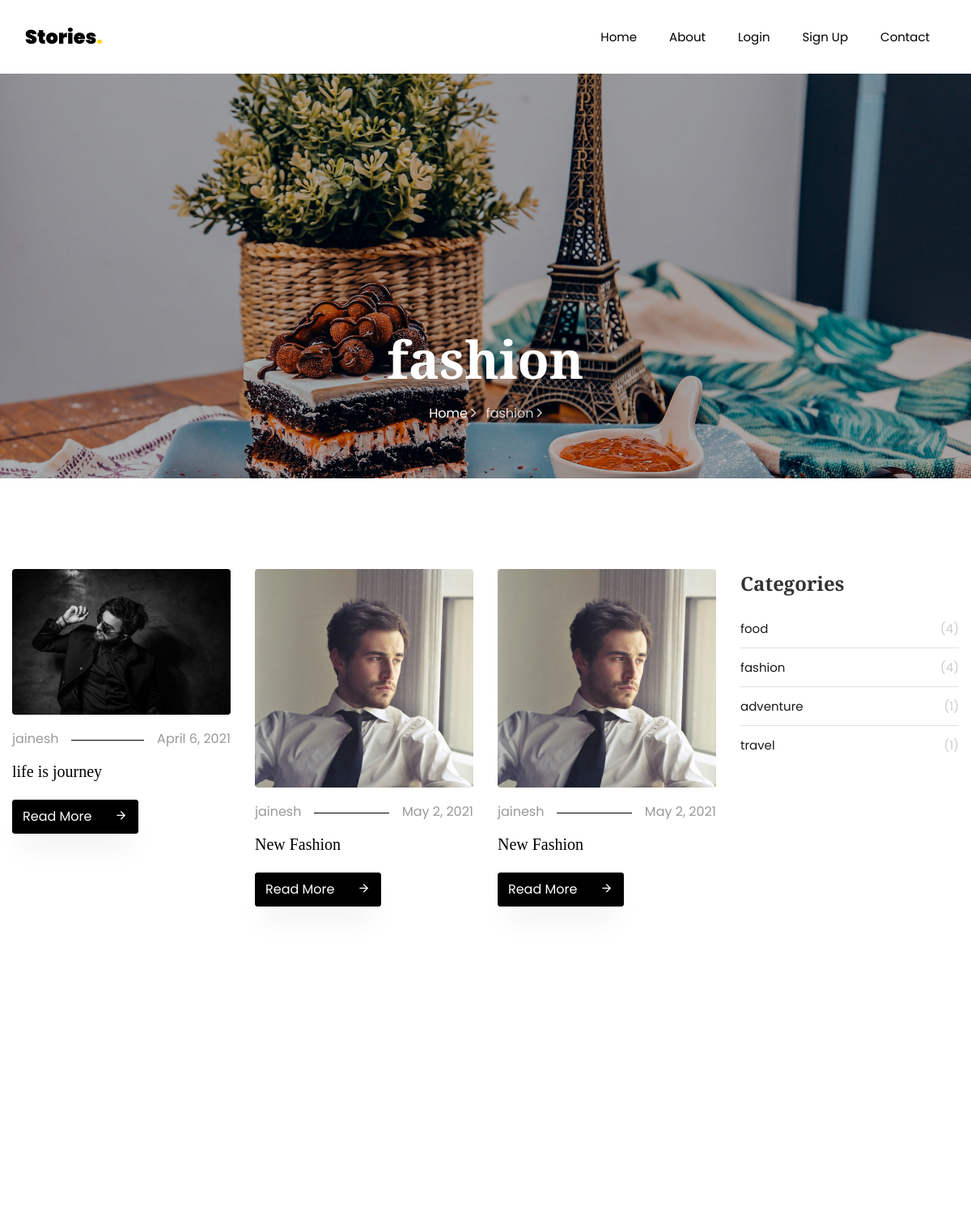
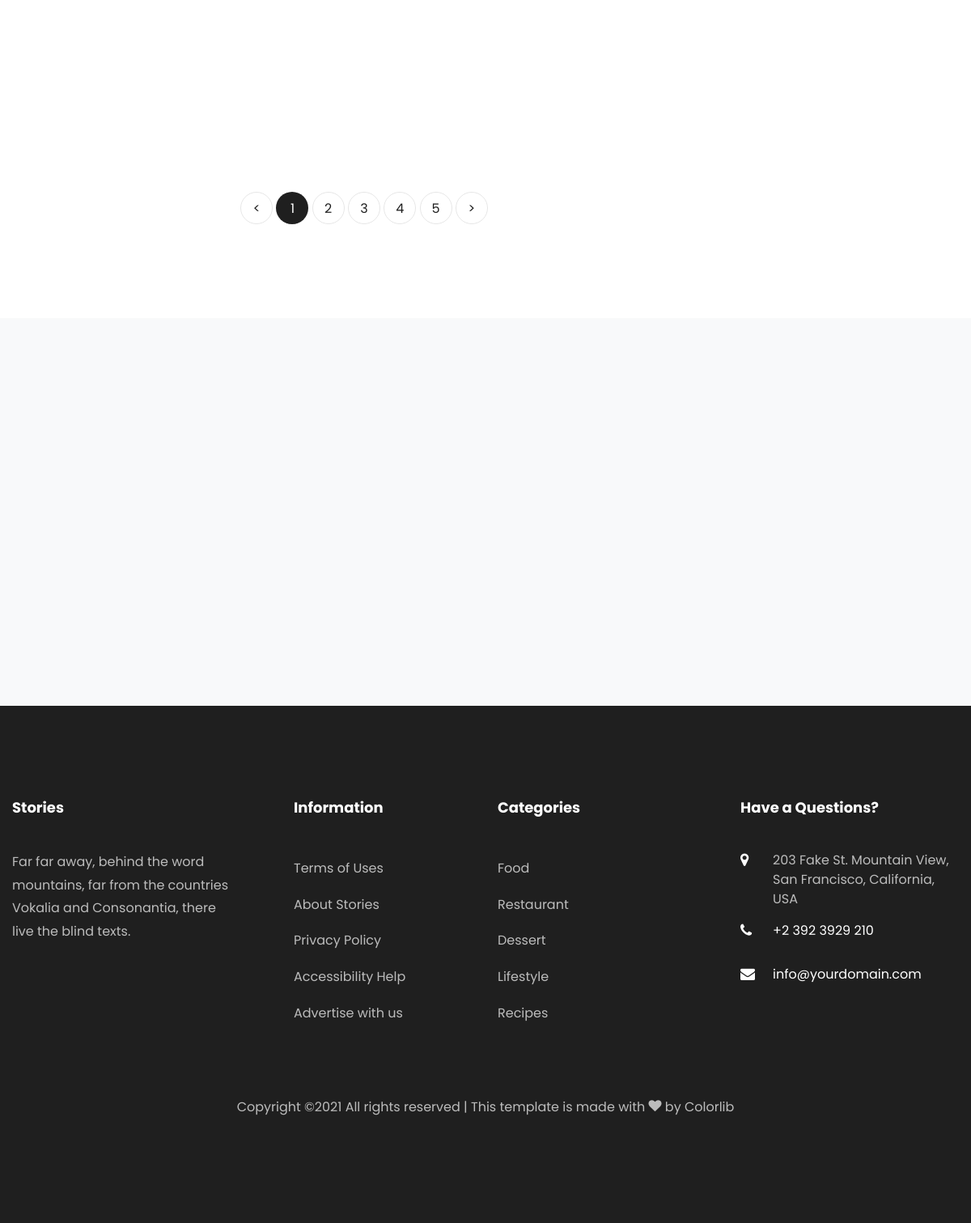
Screenshot of /category_detail/2/ with the database file from the repository (2 pictures, top to bottom).
### blogapp/models.py (models this page shows, shortened)
class Category(models.Model):
     name = models.CharField(max_length=100, null=True)

class BlogModel(models.Model):
    category = models.ForeignKey(Category, on_delete=models.CASCADE, null=True)
    usr = models.ForeignKey(User, on_delete=models.CASCADE, null=True)
    title = models.CharField(max_length=100, null=True)
    short = models.TextField(null=True)
    long = models.TextField(null=True)
    image = models.FileField(null=True)
    date = models.DateField(null=True)

### blogapp/views.py (the view)
# urls.py: path('category_detail/<int:cid>/', categortyBlog, name="cateblog"),
def categortyBlog(request, cid):
    allcategory = Category.objects.all()
    catedata = Category.objects.get(id = cid)
    cateblog = BlogModel.objects.filter(category = catedata)
    d = {"cateblog":cateblog, "catedata":catedata, "allcategory":allcategory}
    return render(request, 'category_blog.html', d)

### blogapp/templates/category_blog.html (shortened to what this page needs)
<html>
  <head>
  </head>
</html>
{% extends 'nav-footer.html'%}
	{% load static %}
	{% block sectionData %}
    <section class="hero-wrap hero-wrap-2" style="background-image: url({% static 'images/bg_4.jpg' %});">
      <div class="overlay"></div>
      <div class="container">
        <div class="row no-gutters slider-text align-items-end justify-content-center">
          <div class="col-md-9 ftco-animate pb-5 text-center">
            <h1 class="mb-3 bread">{{ catedata.name }}</h1>
            <p class="breadcrumbs"><span class="mr-2"><a href="{% url 'home' %}">Home <i class="ion-ios-arrow-forward"></i></a></span> <span>{{ catedata.name }} <i class="ion-ios-arrow-forward"></i></span></p>
          </div>
        </div>
      </div>
    </section>
    <section class="ftco-section">
    	<div class="container">
        <div class="row">
        	<div class="col-lg-9">
        		<div class="row">
					{% for i in cateblog %}
        			<div class="col-md-4 ftco-animate">
    						<div class="blog-entry">
		    					<a href="{% url 'detail' i.id %}" class="img-2"><img src="{{ i.image.url }}" class="img-fluid" alt="Colorlib Template"></a>
			    				<div class="text pt-3">
	    							<p class="meta d-flex"><span class="pr-3">{{ i.usr.first_name }}</span><span class="ml-auto pl-3">{{ i.date }}</span></p>
	    							<h3><a href="{% url 'detail' i.id %}">{{ i.title }}</a></h3>
	    							<p class="mb-0"><a href="{% url 'detail' i.id %}" class="btn btn-black py-2">Read More <span class="icon-arrow_forward ml-4"></span></a></p>
	    						</div>
		    				</div>
    				</div>
					{% endfor %}
        		</div>
        		<div class="row mt-5">
		          <div class="col text-center">
		            <div class="block-27">
		              <ul>
		                <li><a href="#">&lt;</a></li>
		                <li class="active"><span>1</span></li>
		                <li><a href="#">2</a></li>
		                <li><a href="#">3</a></li>
		                <li><a href="#">4</a></li>
		                <li><a href="#">5</a></li>
		                <li><a href="#">&gt;</a></li>
		              </ul>
		            </div>
		          </div>
		        </div>
        	</div>
        	<div class="col-lg-3">
        		<div class="sidebar-box ftco-animate">
	        		<ul class="categories">
						<h3 class="heading mb-4">Categories</h3>
						{% for i in allcategory %}
						<li><a href="{% url 'cateblog' i.id %}">{{ i.name }}<span>({{ i.blogmodel_set.count }})</span></a></li>
						{% endfor %}
					  </ul>
            </div>
        	</div>
        </div>
    	</div>
    </section>
		<section class="ftco-subscribe ftco-section bg-light">
      <div class="overlay">
        <div class="container">
          <div class="row d-flex justify-content-center">
          </div>
        </div>
      </div>
    </section>
{% endblock %}

### blogapp/static/css/icomoon.css (style rules this page uses)
[class^="icon-"], [class*=" icon-"] { font-family: 'icomoon' !important; speak: none; font-style: normal; font-weight: normal; font-variant: normal; text-transform: none; line-height: 1; -webkit-font-smoothing: antialiased; -moz-osx-font-smoothing: grayscale; }
.icon-arrow_forward:before { content: "\e5c8"; }

### rows the page displays
Category: name "fashion", blogmodel_set.count "4"
BlogModel: image (picture), usr.first_name "jainesh", date "April 6, 2021", title "life is journey"
BlogModel: image (picture), usr.first_name "jainesh", date "May 2, 2021", title "New Fashion"
BlogModel: image (picture), usr.first_name "jainesh", date "May 2, 2021", title "New Fashion"
Category: name "food", blogmodel_set.count "4"
Category: name "adventure", blogmodel_set.count "1"
Category: name "travel", blogmodel_set.count "1"
